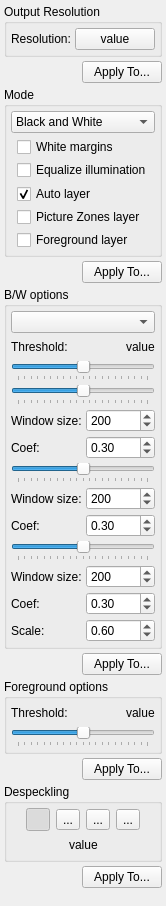
<?xml version="1.0" encoding="UTF-8"?>
<ui version="4.0">
 <class>OutputOptionsWidget</class>
 <widget class="QWidget" name="OutputOptionsWidget">
  <property name="geometry">
   <rect>
    <x>0</x>
    <y>0</y>
    <width>161</width>
    <height>906</height>
   </rect>
  </property>
  <property name="windowTitle">
   <string notr="true">Form</string>
  </property>
  <layout class="QVBoxLayout" name="verticalLayout_15">
   <property name="spacing">
    <number>4</number>
   </property>
   <property name="leftMargin">
    <number>4</number>
   </property>
   <property name="topMargin">
    <number>4</number>
   </property>
   <property name="rightMargin">
    <number>4</number>
   </property>
   <property name="bottomMargin">
    <number>4</number>
   </property>
   <item>
    <widget class="QWidget" name="outputResolutionPanel" native="true">
     <layout class="QVBoxLayout" name="verticalLayout_11">
      <property name="spacing">
       <number>4</number>
      </property>
      <property name="leftMargin">
       <number>0</number>
      </property>
      <property name="topMargin">
       <number>0</number>
      </property>
      <property name="rightMargin">
       <number>0</number>
      </property>
      <property name="bottomMargin">
       <number>0</number>
      </property>
      <item>
       <widget class="QGroupBox" name="outputResolutionGroupBox">
        <property name="title">
         <string>Output Resolution</string>
        </property>
        <layout class="QVBoxLayout" name="verticalLayout_12">
         <property name="spacing">
          <number>4</number>
         </property>
         <property name="leftMargin">
          <number>4</number>
         </property>
         <property name="topMargin">
          <number>4</number>
         </property>
         <property name="rightMargin">
          <number>4</number>
         </property>
         <property name="bottomMargin">
          <number>4</number>
         </property>
         <item>
          <layout class="QHBoxLayout" name="horizontalLayout_15">
           <property name="spacing">
            <number>4</number>
           </property>
           <item>
            <widget class="QLabel" name="dpiLabel">
             <property name="font">
              <font>
               <weight>50</weight>
               <bold>false</bold>
              </font>
             </property>
             <property name="contextMenuPolicy">
              <enum>Qt::NoContextMenu</enum>
             </property>
             <property name="text">
              <string>Resolution:</string>
             </property>
             <property name="textFormat">
              <enum>Qt::RichText</enum>
             </property>
            </widget>
           </item>
           <item>
            <spacer name="horizontalSpacer_2">
             <property name="orientation">
              <enum>Qt::Horizontal</enum>
             </property>
             <property name="sizeHint" stdset="0">
              <size>
               <width>4</width>
               <height>20</height>
              </size>
             </property>
            </spacer>
           </item>
           <item>
            <widget class="QPushButton" name="dpiValue">
             <property name="text">
              <string>value</string>
             </property>
            </widget>
           </item>
          </layout>
         </item>
        </layout>
       </widget>
      </item>
      <item>
       <layout class="QHBoxLayout" name="horizontalLayout_8">
        <item>
         <spacer name="horizontalSpacer_7">
          <property name="orientation">
           <enum>Qt::Horizontal</enum>
          </property>
          <property name="sizeHint" stdset="0">
           <size>
            <width>4</width>
            <height>20</height>
           </size>
          </property>
         </spacer>
        </item>
        <item>
         <widget class="QPushButton" name="applyDpiButton">
          <property name="text">
           <string>Apply To...</string>
          </property>
         </widget>
        </item>
       </layout>
      </item>
     </layout>
    </widget>
   </item>
   <item>
    <widget class="QWidget" name="modePanel" native="true">
     <property name="sizePolicy">
      <sizepolicy hsizetype="Preferred" vsizetype="Minimum">
       <horstretch>0</horstretch>
       <verstretch>0</verstretch>
      </sizepolicy>
     </property>
     <property name="minimumSize">
      <size>
       <width>0</width>
       <height>0</height>
      </size>
     </property>
     <property name="maximumSize">
      <size>
       <width>16777215</width>
       <height>16777215</height>
      </size>
     </property>
     <layout class="QVBoxLayout" name="verticalLayout_6">
      <property name="spacing">
       <number>4</number>
      </property>
      <property name="leftMargin">
       <number>0</number>
      </property>
      <property name="topMargin">
       <number>0</number>
      </property>
      <property name="rightMargin">
       <number>0</number>
      </property>
      <property name="bottomMargin">
       <number>0</number>
      </property>
      <item>
       <widget class="QGroupBox" name="outputModeGroupBox">
        <property name="title">
         <string>Mode</string>
        </property>
        <layout class="QVBoxLayout" name="verticalLayout_10">
         <property name="spacing">
          <number>4</number>
         </property>
         <property name="leftMargin">
          <number>4</number>
         </property>
         <property name="topMargin">
          <number>4</number>
         </property>
         <property name="rightMargin">
          <number>4</number>
         </property>
         <property name="bottomMargin">
          <number>4</number>
         </property>
         <item>
          <widget class="QComboBox" name="modeSelector">
           <item>
            <property name="text">
             <string>Black and White</string>
            </property>
           </item>
           <item>
            <property name="text">
             <string>Color / Grayscale</string>
            </property>
           </item>
           <item>
            <property name="text">
             <string>Mixed</string>
            </property>
           </item>
          </widget>
         </item>
         <item>
          <widget class="QWidget" name="illuminationPanel" native="true">
           <layout class="QVBoxLayout" name="verticalLayout_3">
            <property name="spacing">
             <number>3</number>
            </property>
            <property name="leftMargin">
             <number>6</number>
            </property>
            <property name="topMargin">
             <number>0</number>
            </property>
            <property name="rightMargin">
             <number>0</number>
            </property>
            <property name="bottomMargin">
             <number>0</number>
            </property>
            <item>
             <widget class="QCheckBox" name="whiteMarginsCB">
              <property name="text">
               <string>White margins</string>
              </property>
             </widget>
            </item>
            <item>
             <widget class="QCheckBox" name="equalizeIlluminationCB">
              <property name="text">
               <string>Equalize illumination</string>
              </property>
             </widget>
            </item>
           </layout>
          </widget>
         </item>
         <item>
          <widget class="QWidget" name="layersPanel" native="true">
           <layout class="QVBoxLayout" name="verticalLayout_111">
            <property name="spacing">
             <number>3</number>
            </property>
            <property name="leftMargin">
             <number>6</number>
            </property>
            <property name="topMargin">
             <number>0</number>
            </property>
            <property name="rightMargin">
             <number>0</number>
            </property>
            <property name="bottomMargin">
             <number>0</number>
            </property>
            <item>
             <widget class="QCheckBox" name="autoLayerCB">
              <property name="text">
               <string>Auto layer</string>
              </property>
              <property name="checked">
               <bool>true</bool>
              </property>
             </widget>
            </item>
            <item>
             <widget class="QCheckBox" name="pictureZonesLayerCB">
              <property name="text">
               <string>Picture Zones layer</string>
              </property>
             </widget>
            </item>
            <item>
             <widget class="QCheckBox" name="foregroundLayerCB">
              <property name="text">
               <string>Foreground layer</string>
              </property>
             </widget>
            </item>
           </layout>
          </widget>
         </item>
        </layout>
       </widget>
      </item>
      <item>
       <layout class="QHBoxLayout" name="horizontalLayout_5">
        <item>
         <spacer name="horizontalSpacer_4">
          <property name="orientation">
           <enum>Qt::Horizontal</enum>
          </property>
          <property name="sizeHint" stdset="0">
           <size>
            <width>4</width>
            <height>20</height>
           </size>
          </property>
         </spacer>
        </item>
        <item>
         <widget class="QPushButton" name="applyColorsButton">
          <property name="text">
           <string>Apply To...</string>
          </property>
         </widget>
        </item>
       </layout>
      </item>
     </layout>
    </widget>
   </item>
   <item>
    <widget class="QWidget" name="bwOptions" native="true">
     <layout class="QVBoxLayout" name="verticalLayout">
      <property name="spacing">
       <number>4</number>
      </property>
      <property name="leftMargin">
       <number>0</number>
      </property>
      <property name="topMargin">
       <number>0</number>
      </property>
      <property name="rightMargin">
       <number>0</number>
      </property>
      <property name="bottomMargin">
       <number>0</number>
      </property>
      <item>
       <widget class="QGroupBox" name="bwOptionsGroupBox">
        <property name="title">
         <string>B/W options</string>
        </property>
        <layout class="QVBoxLayout" name="verticalLayout_7">
         <property name="spacing">
          <number>4</number>
         </property>
         <property name="leftMargin">
          <number>4</number>
         </property>
         <property name="topMargin">
          <number>4</number>
         </property>
         <property name="rightMargin">
          <number>4</number>
         </property>
         <property name="bottomMargin">
          <number>4</number>
         </property>
         <item>
          <widget class="QComboBox" name="thresholdMethodSelector">
           <property name="maxVisibleItems">
            <number>11</number>
           </property>
          </widget>
         </item>
         <item>
          <layout class="QHBoxLayout" name="horizontalLayout_12">
           <item>
            <widget class="QLabel" name="label">
             <property name="font">
              <font>
               <weight>50</weight>
               <bold>false</bold>
              </font>
             </property>
             <property name="text">
              <string>Threshold:</string>
             </property>
            </widget>
           </item>
           <item>
            <spacer name="horizontalSpacer_6">
             <property name="orientation">
              <enum>Qt::Horizontal</enum>
             </property>
             <property name="sizeHint" stdset="0">
              <size>
               <width>4</width>
               <height>20</height>
              </size>
             </property>
            </spacer>
           </item>
           <item>
            <widget class="QLabel" name="thresholdLabel">
             <property name="font">
              <font>
               <weight>50</weight>
               <bold>false</bold>
              </font>
             </property>
             <property name="text">
              <string notr="true">value</string>
             </property>
            </widget>
           </item>
          </layout>
         </item>
         <item>
          <widget class="QWidget" name="bwOtsuOptionsPanel" native="true">
           <layout class="QVBoxLayout" name="verticalLayout_16">
            <property name="spacing">
             <number>4</number>
            </property>
            <property name="leftMargin">
             <number>0</number>
            </property>
            <property name="topMargin">
             <number>0</number>
            </property>
            <property name="rightMargin">
             <number>0</number>
            </property>
            <property name="bottomMargin">
             <number>0</number>
            </property>
            <item>
             <widget class="QSlider" name="thresholdOtsuSlider">
              <property name="contextMenuPolicy">
               <enum>Qt::ActionsContextMenu</enum>
              </property>
              <property name="minimum">
               <number>-30</number>
              </property>
              <property name="maximum">
               <number>30</number>
              </property>
              <property name="singleStep">
               <number>1</number>
              </property>
              <property name="pageStep">
               <number>5</number>
              </property>
              <property name="tracking">
               <bool>true</bool>
              </property>
              <property name="orientation">
               <enum>Qt::Horizontal</enum>
              </property>
              <property name="invertedAppearance">
               <bool>false</bool>
              </property>
              <property name="invertedControls">
               <bool>false</bool>
              </property>
              <property name="tickPosition">
               <enum>QSlider::TicksBelow</enum>
              </property>
              <property name="tickInterval">
               <number>3</number>
              </property>
             </widget>
            </item>
           </layout>
          </widget>
         </item>
         <item>
          <widget class="QWidget" name="bwSauvolaOptionsPanel" native="true">
           <layout class="QVBoxLayout" name="verticalLayout_8">
            <property name="spacing">
             <number>4</number>
            </property>
            <property name="leftMargin">
             <number>0</number>
            </property>
            <property name="topMargin">
             <number>0</number>
            </property>
            <property name="rightMargin">
             <number>0</number>
            </property>
            <property name="bottomMargin">
             <number>0</number>
            </property>
            <item>
             <widget class="QSlider" name="thresholdSauvolaSlider">
              <property name="contextMenuPolicy">
               <enum>Qt::ActionsContextMenu</enum>
              </property>
              <property name="minimum">
               <number>-30</number>
              </property>
              <property name="maximum">
               <number>30</number>
              </property>
              <property name="singleStep">
               <number>1</number>
              </property>
              <property name="pageStep">
               <number>5</number>
              </property>
              <property name="tracking">
               <bool>true</bool>
              </property>
              <property name="orientation">
               <enum>Qt::Horizontal</enum>
              </property>
              <property name="invertedAppearance">
               <bool>false</bool>
              </property>
              <property name="invertedControls">
               <bool>false</bool>
              </property>
              <property name="tickPosition">
               <enum>QSlider::TicksBelow</enum>
              </property>
              <property name="tickInterval">
               <number>3</number>
              </property>
             </widget>
            </item>
            <item>
             <layout class="QGridLayout" name="bwSauvolaGridLayout">
              <property name="spacing">
               <number>4</number>
              </property>
              <item row="0" column="0">
               <widget class="QLabel" name="thresholdSauvolaWindowSizeLabel">
                <property name="text">
                 <string>Window size:</string>
                </property>
               </widget>
              </item>
              <item row="0" column="1">
               <widget class="QSpinBox" name="thresholdSauvolaWindowSize">
                <property name="toolTip">
                 <string>The dimensions of a pixel neighborhood to consider.</string>
                </property>
                <property name="minimum">
                 <number>3</number>
                </property>
                <property name="maximum">
                 <number>9999</number>
                </property>
                <property name="value">
                 <number>200</number>
                </property>
               </widget>
              </item>
              <item row="1" column="0">
               <widget class="QLabel" name="thresholdSauvolaCoefLabel">
                <property name="text">
                 <string>Coef:</string>
                </property>
               </widget>
              </item>
              <item row="1" column="1">
               <widget class="QDoubleSpinBox" name="thresholdSauvolaCoef">
                <property name="toolTip">
                 <string>Default value is 0.34.</string>
                </property>
                <property name="minimum">
                 <double>0.010000000000000</double>
                </property>
                <property name="maximum">
                 <double>9.990000000000000</double>
                </property>
                <property name="singleStep">
                 <double>0.010000000000000</double>
                </property>
                <property name="value">
                 <double>0.300000000000000</double>
                </property>
               </widget>
              </item>
             </layout>
            </item>
           </layout>
          </widget>
         </item>
         <item>
          <widget class="QWidget" name="bwWolfOptionsPanel" native="true">
           <layout class="QVBoxLayout" name="verticalLayout_13">
            <property name="spacing">
             <number>4</number>
            </property>
            <property name="leftMargin">
             <number>0</number>
            </property>
            <property name="topMargin">
             <number>0</number>
            </property>
            <property name="rightMargin">
             <number>0</number>
            </property>
            <property name="bottomMargin">
             <number>0</number>
            </property>
            <item>
             <widget class="QSlider" name="thresholdWolfSlider">
              <property name="contextMenuPolicy">
               <enum>Qt::ActionsContextMenu</enum>
              </property>
              <property name="minimum">
               <number>-30</number>
              </property>
              <property name="maximum">
               <number>30</number>
              </property>
              <property name="singleStep">
               <number>1</number>
              </property>
              <property name="pageStep">
               <number>5</number>
              </property>
              <property name="tracking">
               <bool>true</bool>
              </property>
              <property name="orientation">
               <enum>Qt::Horizontal</enum>
              </property>
              <property name="invertedAppearance">
               <bool>false</bool>
              </property>
              <property name="invertedControls">
               <bool>false</bool>
              </property>
              <property name="tickPosition">
               <enum>QSlider::TicksBelow</enum>
              </property>
              <property name="tickInterval">
               <number>3</number>
              </property>
             </widget>
            </item>
            <item>
             <layout class="QGridLayout" name="bwWolfGridLayout">
              <property name="spacing">
               <number>4</number>
              </property>
              <item row="0" column="0">
               <widget class="QLabel" name="thresholdWolfWindowSizeLabel">
                <property name="text">
                 <string>Window size:</string>
                </property>
               </widget>
              </item>
              <item row="0" column="1">
               <widget class="QSpinBox" name="thresholdWolfWindowSize">
                <property name="toolTip">
                 <string>The dimensions of a pixel neighborhood to consider.</string>
                </property>
                <property name="minimum">
                 <number>3</number>
                </property>
                <property name="maximum">
                 <number>9999</number>
                </property>
                <property name="value">
                 <number>200</number>
                </property>
               </widget>
              </item>
              <item row="1" column="0">
               <widget class="QLabel" name="thresholdWolfCoefLabel">
                <property name="text">
                 <string>Coef:</string>
                </property>
               </widget>
              </item>
              <item row="1" column="1">
               <widget class="QDoubleSpinBox" name="thresholdWolfCoef">
                <property name="toolTip">
                 <string>Default value is 0.34.</string>
                </property>
                <property name="minimum">
                 <double>0.010000000000000</double>
                </property>
                <property name="maximum">
                 <double>9.990000000000000</double>
                </property>
                <property name="singleStep">
                 <double>0.010000000000000</double>
                </property>
                <property name="value">
                 <double>0.300000000000000</double>
                </property>
               </widget>
              </item>
             </layout>
            </item>
           </layout>
          </widget>
         </item>
         <item>
          <widget class="QWidget" name="bwGatosOptionsPanel" native="true">
           <layout class="QVBoxLayout" name="verticalLayout_14">
            <property name="spacing">
             <number>4</number>
            </property>
            <property name="leftMargin">
             <number>0</number>
            </property>
            <property name="topMargin">
             <number>0</number>
            </property>
            <property name="rightMargin">
             <number>0</number>
            </property>
            <property name="bottomMargin">
             <number>0</number>
            </property>
            <item>
             <widget class="QSlider" name="thresholdGatosSlider">
              <property name="contextMenuPolicy">
               <enum>Qt::ActionsContextMenu</enum>
              </property>
              <property name="minimum">
               <number>-30</number>
              </property>
              <property name="maximum">
               <number>30</number>
              </property>
              <property name="singleStep">
               <number>1</number>
              </property>
              <property name="pageStep">
               <number>5</number>
              </property>
              <property name="tracking">
               <bool>true</bool>
              </property>
              <property name="orientation">
               <enum>Qt::Horizontal</enum>
              </property>
              <property name="invertedAppearance">
               <bool>false</bool>
              </property>
              <property name="invertedControls">
               <bool>false</bool>
              </property>
              <property name="tickPosition">
               <enum>QSlider::TicksBelow</enum>
              </property>
              <property name="tickInterval">
               <number>3</number>
              </property>
             </widget>
            </item>
            <item>
             <layout class="QGridLayout" name="bwGatosGridLayout">
              <item row="1" column="1">
               <widget class="QSpinBox" name="thresholdGatosWindowSize">
                <property name="toolTip">
                 <string>The dimensions of a pixel neighborhood to consider.</string>
                </property>
                <property name="minimum">
                 <number>3</number>
                </property>
                <property name="maximum">
                 <number>9999</number>
                </property>
                <property name="value">
                 <number>200</number>
                </property>
               </widget>
              </item>
              <item row="2" column="0">
               <widget class="QLabel" name="thresholdGatosCoefLabel">
                <property name="text">
                 <string>Coef:</string>
                </property>
               </widget>
              </item>
              <item row="2" column="1">
               <widget class="QDoubleSpinBox" name="thresholdGatosCoef">
                <property name="toolTip">
                 <string>Default value is 0.34.</string>
                </property>
                <property name="minimum">
                 <double>0.010000000000000</double>
                </property>
                <property name="maximum">
                 <double>9.990000000000000</double>
                </property>
                <property name="singleStep">
                 <double>0.010000000000000</double>
                </property>
                <property name="value">
                 <double>0.300000000000000</double>
                </property>
               </widget>
              </item>
              <item row="3" column="0">
               <widget class="QLabel" name="thresholdGatosScaleLabel">
                <property name="text">
                 <string>Scale:</string>
                </property>
               </widget>
              </item>
              <item row="3" column="1">
               <widget class="QDoubleSpinBox" name="thresholdGatosScale">
                <property name="toolTip">
                 <string>Default value is 0.34.</string>
                </property>
                <property name="minimum">
                 <double>0.010000000000000</double>
                </property>
                <property name="maximum">
                 <double>1.000000000000000</double>
                </property>
                <property name="singleStep">
                 <double>0.010000000000000</double>
                </property>
                <property name="value">
                 <double>0.600000000000000</double>
                </property>
               </widget>
              </item>
              <item row="1" column="0">
               <widget class="QLabel" name="thresholdGatosWindowSizeLabel">
                <property name="text">
                 <string>Window size:</string>
                </property>
               </widget>
              </item>
             </layout>
            </item>
           </layout>
          </widget>
         </item>
        </layout>
       </widget>
      </item>
     </layout>
    </widget>
   </item>
   <item>
    <layout class="QHBoxLayout" name="horizontalLayout_7">
     <property name="spacing">
      <number>0</number>
     </property>
     <item>
      <spacer name="horizontalSpacer_5">
       <property name="orientation">
        <enum>Qt::Horizontal</enum>
       </property>
       <property name="sizeHint" stdset="0">
        <size>
         <width>4</width>
         <height>20</height>
        </size>
       </property>
      </spacer>
     </item>
     <item>
      <widget class="QPushButton" name="applyThresholdButton">
       <property name="text">
        <string>Apply To...</string>
       </property>
      </widget>
     </item>
    </layout>
   </item>
   <item>
    <widget class="QWidget" name="bwForegroundOptions" native="true">
     <layout class="QVBoxLayout" name="verticalLayout_4">
      <property name="spacing">
       <number>4</number>
      </property>
      <property name="leftMargin">
       <number>0</number>
      </property>
      <property name="topMargin">
       <number>0</number>
      </property>
      <property name="rightMargin">
       <number>0</number>
      </property>
      <property name="bottomMargin">
       <number>0</number>
      </property>
      <item>
       <widget class="QGroupBox" name="foregroundOptionsGroupBox">
        <property name="title">
         <string>Foreground options</string>
        </property>
        <layout class="QVBoxLayout" name="verticalLayout_9">
         <property name="spacing">
          <number>4</number>
         </property>
         <property name="leftMargin">
          <number>4</number>
         </property>
         <property name="topMargin">
          <number>4</number>
         </property>
         <property name="rightMargin">
          <number>4</number>
         </property>
         <property name="bottomMargin">
          <number>4</number>
         </property>
         <item>
          <layout class="QHBoxLayout" name="horizontalLayout_13">
           <item>
            <widget class="QLabel" name="label_2">
             <property name="font">
              <font>
               <weight>50</weight>
               <bold>false</bold>
              </font>
             </property>
             <property name="text">
              <string>Threshold:</string>
             </property>
            </widget>
           </item>
           <item>
            <spacer name="horizontalSpacer_16">
             <property name="orientation">
              <enum>Qt::Horizontal</enum>
             </property>
             <property name="sizeHint" stdset="0">
              <size>
               <width>4</width>
               <height>20</height>
              </size>
             </property>
            </spacer>
           </item>
           <item>
            <widget class="QLabel" name="thresholdForegroundLabel">
             <property name="font">
              <font>
               <weight>50</weight>
               <bold>false</bold>
              </font>
             </property>
             <property name="text">
              <string notr="true">value</string>
             </property>
            </widget>
           </item>
          </layout>
         </item>
         <item>
          <widget class="QSlider" name="thresholdForegroundSlider">
           <property name="contextMenuPolicy">
            <enum>Qt::ActionsContextMenu</enum>
           </property>
           <property name="minimum">
            <number>-30</number>
           </property>
           <property name="maximum">
            <number>30</number>
           </property>
           <property name="singleStep">
            <number>1</number>
           </property>
           <property name="pageStep">
            <number>5</number>
           </property>
           <property name="tracking">
            <bool>true</bool>
           </property>
           <property name="orientation">
            <enum>Qt::Horizontal</enum>
           </property>
           <property name="invertedAppearance">
            <bool>false</bool>
           </property>
           <property name="invertedControls">
            <bool>false</bool>
           </property>
           <property name="tickPosition">
            <enum>QSlider::TicksBelow</enum>
           </property>
           <property name="tickInterval">
            <number>3</number>
           </property>
          </widget>
         </item>
        </layout>
       </widget>
      </item>
      <item>
       <layout class="QHBoxLayout" name="horizontalLayout_14">
        <property name="spacing">
         <number>0</number>
        </property>
        <item>
         <spacer name="horizontalSpacer_17">
          <property name="orientation">
           <enum>Qt::Horizontal</enum>
          </property>
          <property name="sizeHint" stdset="0">
           <size>
            <width>4</width>
            <height>20</height>
           </size>
          </property>
         </spacer>
        </item>
        <item>
         <widget class="QPushButton" name="applyForegroundThresholdButton">
          <property name="text">
           <string>Apply To...</string>
          </property>
         </widget>
        </item>
       </layout>
      </item>
     </layout>
    </widget>
   </item>
   <item>
    <widget class="QWidget" name="despecklingPanel" native="true">
     <layout class="QVBoxLayout" name="verticalLayout_5">
      <property name="spacing">
       <number>4</number>
      </property>
      <property name="leftMargin">
       <number>0</number>
      </property>
      <property name="topMargin">
       <number>0</number>
      </property>
      <property name="rightMargin">
       <number>0</number>
      </property>
      <property name="bottomMargin">
       <number>0</number>
      </property>
      <item>
       <widget class="QGroupBox" name="despecklingGroupBox">
        <property name="title">
         <string>Despeckling</string>
        </property>
        <layout class="QVBoxLayout" name="verticalLayout_2">
         <property name="spacing">
          <number>4</number>
         </property>
         <property name="leftMargin">
          <number>4</number>
         </property>
         <property name="topMargin">
          <number>4</number>
         </property>
         <property name="rightMargin">
          <number>4</number>
         </property>
         <property name="bottomMargin">
          <number>4</number>
         </property>
         <item>
          <layout class="QHBoxLayout" name="horizontalLayout">
           <property name="spacing">
            <number>6</number>
           </property>
           <item>
            <spacer name="horizontalSpacer_11">
             <property name="orientation">
              <enum>Qt::Horizontal</enum>
             </property>
             <property name="sizeHint" stdset="0">
              <size>
               <width>4</width>
               <height>20</height>
              </size>
             </property>
            </spacer>
           </item>
           <item>
            <widget class="QToolButton" name="despeckleOffBtn">
             <property name="statusTip">
              <string>No despeckling</string>
             </property>
             <property name="text">
              <string notr="true"/>
             </property>
             <property name="iconSize">
              <size>
               <width>16</width>
               <height>16</height>
              </size>
             </property>
             <property name="checkable">
              <bool>true</bool>
             </property>
             <property name="checked">
              <bool>true</bool>
             </property>
             <property name="autoExclusive">
              <bool>true</bool>
             </property>
            </widget>
           </item>
           <item>
            <widget class="QToolButton" name="despeckleCautiousBtn">
             <property name="statusTip">
              <string>Cautious despeckling</string>
             </property>
             <property name="text">
              <string notr="true">...</string>
             </property>
             <property name="icon">
              <iconset resource="../../../../app/resources/resources.qrc">
               <normaloff>:/icons/despeckle-cautious.png.png</normaloff>:/icons/despeckle-cautious.png.png</iconset>
             </property>
             <property name="iconSize">
              <size>
               <width>16</width>
               <height>16</height>
              </size>
             </property>
             <property name="checkable">
              <bool>true</bool>
             </property>
             <property name="autoExclusive">
              <bool>true</bool>
             </property>
            </widget>
           </item>
           <item>
            <widget class="QToolButton" name="despeckleNormalBtn">
             <property name="statusTip">
              <string>Normal despeckling</string>
             </property>
             <property name="text">
              <string notr="true">...</string>
             </property>
             <property name="icon">
              <iconset resource="../../../../app/resources/resources.qrc">
               <normaloff>:/icons/despeckle-normal.png.png</normaloff>:/icons/despeckle-normal.png.png</iconset>
             </property>
             <property name="iconSize">
              <size>
               <width>16</width>
               <height>16</height>
              </size>
             </property>
             <property name="checkable">
              <bool>true</bool>
             </property>
             <property name="autoExclusive">
              <bool>true</bool>
             </property>
            </widget>
           </item>
           <item>
            <widget class="QToolButton" name="despeckleAggressiveBtn">
             <property name="statusTip">
              <string>Aggressive despeckling</string>
             </property>
             <property name="text">
              <string notr="true">...</string>
             </property>
             <property name="icon">
              <iconset resource="../../../../app/resources/resources.qrc">
               <normaloff>:/icons/despeckle-aggressive.png.png</normaloff>:/icons/despeckle-aggressive.png.png</iconset>
             </property>
             <property name="iconSize">
              <size>
               <width>16</width>
               <height>16</height>
              </size>
             </property>
             <property name="checkable">
              <bool>true</bool>
             </property>
             <property name="autoExclusive">
              <bool>true</bool>
             </property>
            </widget>
           </item>
           <item>
            <spacer name="horizontalSpacer_12">
             <property name="orientation">
              <enum>Qt::Horizontal</enum>
             </property>
             <property name="sizeHint" stdset="0">
              <size>
               <width>4</width>
               <height>20</height>
              </size>
             </property>
            </spacer>
           </item>
          </layout>
         </item>
         <item>
          <layout class="QHBoxLayout" name="horizontalLayout_6">
           <item>
            <spacer name="horizontalSpacer_3">
             <property name="orientation">
              <enum>Qt::Horizontal</enum>
             </property>
             <property name="sizeHint" stdset="0">
              <size>
               <width>4</width>
               <height>20</height>
              </size>
             </property>
            </spacer>
           </item>
           <item>
            <widget class="QLabel" name="despeckleValue">
             <property name="font">
              <font>
               <weight>50</weight>
               <bold>false</bold>
              </font>
             </property>
             <property name="text">
              <string notr="true">value</string>
             </property>
            </widget>
           </item>
           <item>
            <spacer name="horizontalSpacer">
             <property name="orientation">
              <enum>Qt::Horizontal</enum>
             </property>
             <property name="sizeHint" stdset="0">
              <size>
               <width>4</width>
               <height>20</height>
              </size>
             </property>
            </spacer>
           </item>
          </layout>
         </item>
        </layout>
       </widget>
      </item>
      <item>
       <layout class="QHBoxLayout" name="horizontalLayout_9">
        <item>
         <spacer name="horizontalSpacer_14">
          <property name="orientation">
           <enum>Qt::Horizontal</enum>
          </property>
          <property name="sizeHint" stdset="0">
           <size>
            <width>4</width>
            <height>20</height>
           </size>
          </property>
         </spacer>
        </item>
        <item>
         <widget class="QPushButton" name="applyDespeckleButton">
          <property name="text">
           <string>Apply To...</string>
          </property>
         </widget>
        </item>
       </layout>
      </item>
     </layout>
    </widget>
   </item>
   <item>
    <spacer name="verticalSpacer">
     <property name="orientation">
      <enum>Qt::Vertical</enum>
     </property>
     <property name="sizeHint" stdset="0">
      <size>
       <width>20</width>
       <height>20</height>
      </size>
     </property>
    </spacer>
   </item>
  </layout>
  <action name="actionReset_to_default_value_otsu">
   <property name="text">
    <string>&amp;Reset to default value</string>
   </property>
  </action>
  <action name="actionReset_to_default_value_sauvola">
   <property name="text">
    <string>&amp;Reset to default value</string>
   </property>
  </action>
  <action name="actionReset_to_default_value_wolf">
   <property name="text">
    <string>&amp;Reset to default value</string>
   </property>
  </action>
  <action name="actionReset_to_default_value_gatos">
   <property name="text">
    <string>&amp;Reset to default value</string>
   </property>
  </action>
  <action name="actionReset_to_default_value_foreground">
   <property name="text">
    <string>&amp;Reset to default value</string>
   </property>
  </action>
  <action name="actionactionDespeckleOff">
   <property name="text">
    <string notr="true">actionDespeckleOff</string>
   </property>
  </action>
  <action name="actionactionDespeckleCautious">
   <property name="text">
    <string notr="true">actionDespeckleCautious</string>
   </property>
  </action>
  <action name="actionactionDespeckleNormal">
   <property name="text">
    <string notr="true">actionDespeckleNormal</string>
   </property>
  </action>
  <action name="actionactionDespeckleAggressive">
   <property name="text">
    <string notr="true">actionDespeckleAggressive</string>
   </property>
  </action>
 </widget>
 <tabstops>
  <tabstop>dpiValue</tabstop>
  <tabstop>applyDpiButton</tabstop>
  <tabstop>modeSelector</tabstop>
  <tabstop>whiteMarginsCB</tabstop>
  <tabstop>equalizeIlluminationCB</tabstop>
  <tabstop>autoLayerCB</tabstop>
  <tabstop>pictureZonesLayerCB</tabstop>
  <tabstop>foregroundLayerCB</tabstop>
  <tabstop>applyColorsButton</tabstop>
  <tabstop>thresholdMethodSelector</tabstop>
  <tabstop>applyThresholdButton</tabstop>
  <tabstop>thresholdForegroundSlider</tabstop>
  <tabstop>applyForegroundThresholdButton</tabstop>
  <tabstop>despeckleOffBtn</tabstop>
  <tabstop>despeckleCautiousBtn</tabstop>
  <tabstop>despeckleNormalBtn</tabstop>
  <tabstop>despeckleAggressiveBtn</tabstop>
  <tabstop>applyDespeckleButton</tabstop>
 </tabstops>
 <resources>
  <include location="../../../../app/resources/resources.qrc"/>
 </resources>
 <connections/>
</ui>
